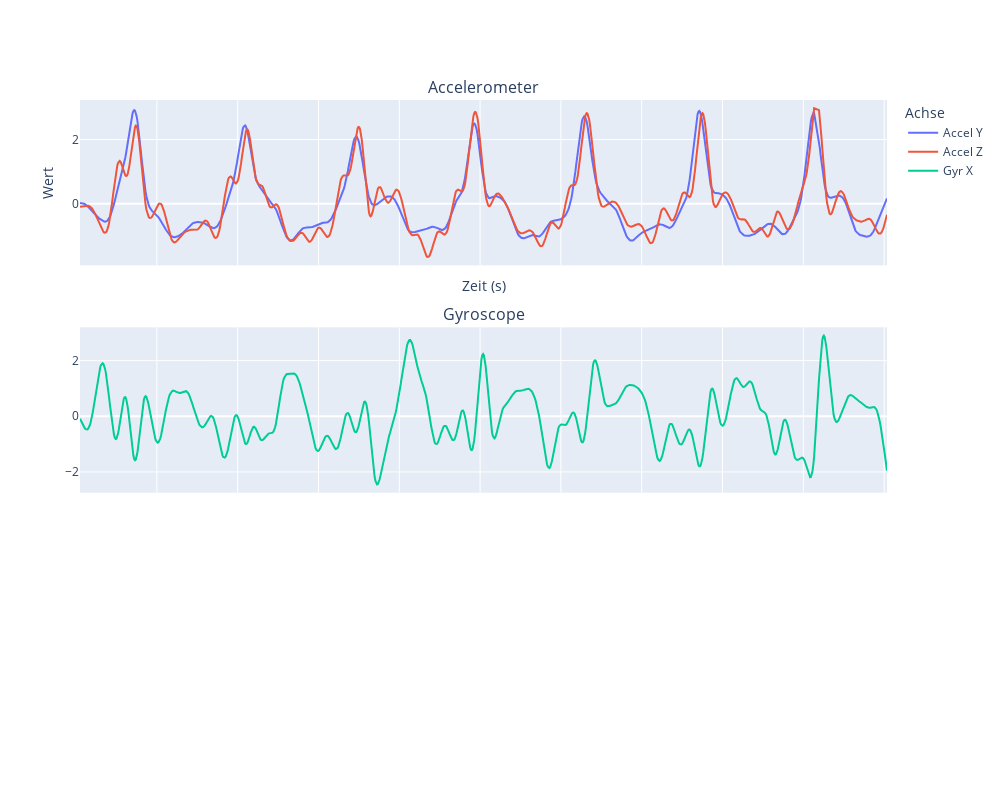

This figure's notebook cell:
### Markdown cell above
Außreißer gefiltert

### Code cell
plot_normal_df(filtered_df_sq_z)

### Figure 1 — Plotly figure (JSON) as saved in the notebook; plotly's stock layout.template omitted (floating-point values rounded to 4 significant figures; data arrays with more than 128 entries replaced by an {"elided": "..."} marker saying what was removed)
{"data": [{"name": "Accel Y", "type": "scatter", "x": {"elided": "993 float values"}, "y": {"elided": "993 float values"}}, {"name": "Accel Z", "type": "scatter", "x": {"elided": "993 float values"}, "y": {"elided": "993 float values"}}, {"marker": {"size": 4}, "name": "Gyr X", "type": "scatter", "x": {"elided": "993 float values"}, "xaxis": "x2", "y": {"elided": "993 float values"}, "yaxis": "y2"}], "layout": {"annotations": [{"font": {"size": 16}, "showarrow": false, "text": "Accelerometer", "x": 0.5, "xanchor": "center", "xref": "paper", "y": 1, "yanchor": "bottom", "yref": "paper"}, {"font": {"size": 16}, "showarrow": false, "text": "Gyroscope", "x": 0.5, "xanchor": "center", "xref": "paper", "y": 0.6333, "yanchor": "bottom", "yref": "paper"}], "height": 800, "legend": {"title": {"text": "Achse"}}, "width": 1000, "xaxis": {"anchor": "y", "domain": [0, 1], "matches": "x3", "showticklabels": false, "title": {"text": "Zeit (s)"}}, "xaxis2": {"anchor": "y2", "domain": [0, 1], "matches": "x3", "showticklabels": false}, "xaxis3": {"anchor": "y3", "domain": [0, 1]}, "yaxis": {"anchor": "x", "domain": [0.7333, 1], "title": {"text": "Wert"}}, "yaxis2": {"anchor": "x2", "domain": [0.3667, 0.6333]}, "yaxis3": {"anchor": "x3", "domain": [0, 0.2667]}}}
